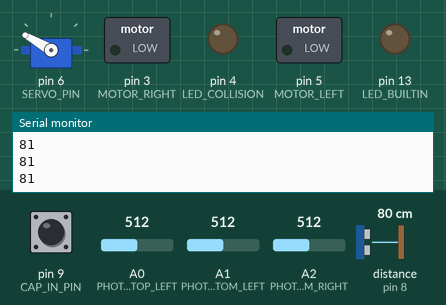
Simulated run of this sketch. Board: Arduino Nano, built with avr-gcc and run on an emulated ATmega328P. On the bench: servo, switched loads named in the sketch (green lamp = pin HIGH), output pins drawn as LEDs (lit = HIGH), the last lines printed to the serial monitor. The test bench sets the inputs (shaded band); at power-on: distance to the obstacle (sensor on pin 8) 80 cm, A2 (PHOTODIODE_BOTTOM_RIGHT) = 512, A0 (PHOTODIODE_TOP_LEFT) = 512, pin 9 (CAP_IN_PIN) HIGH, A1 (PHOTODIODE_BOTTOM_LEFT) = 512. The echo pulse lasts 58.3 µs per cm.

Above: at 1.2 s.
1.3 s: distance to the obstacle (sensor on pin 8) set to 9 cm
2.8 s: distance to the obstacle (sensor on pin 8) set to 6 cm
At 4.0 s:
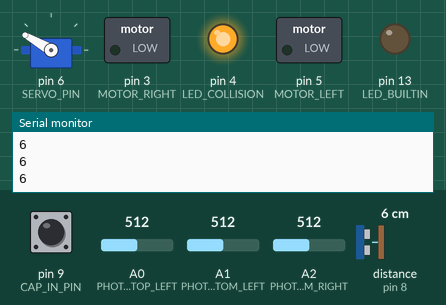
4.3 s: distance to the obstacle (sensor on pin 8) set to 18 cm
At 5.1 s:
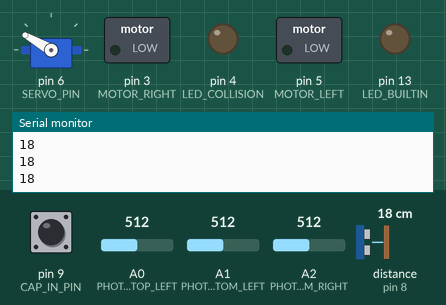
5.8 s: A2 (PHOTODIODE_BOTTOM_RIGHT) set to 530
7.3 s: A2 (PHOTODIODE_BOTTOM_RIGHT) set to 558
At 7.7 s:
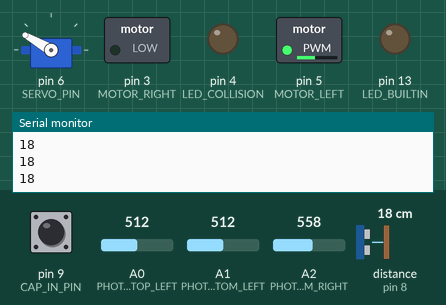
8.8 s: A0 (PHOTODIODE_TOP_LEFT) set to 528
10.3 s: A0 (PHOTODIODE_TOP_LEFT) set to 551
At 10.8 s:
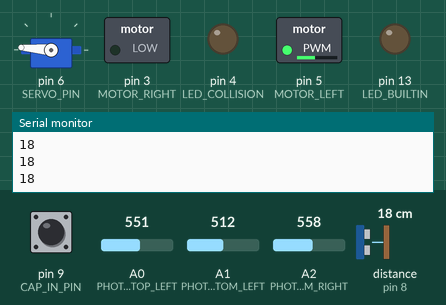
Timing chart, 0 to 12.8 s (numbered marks = the images above; inputs shaded):
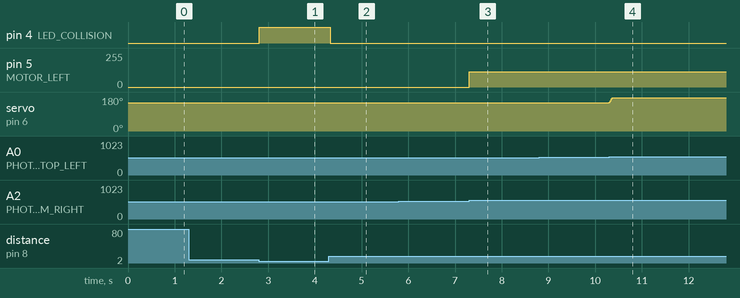

The sketch:

lightTrackingRobot.ino
```cpp
/**
 * @file lightTrackingRobot.ino
 * @brief	Launches the lightTrackingRobot program.
 *
 * This file is part of the lightTrackingRobotProject for the BYU ECEN240 course.
 *
 * @author	Wesley Campbell
 * @date 	2026-01-15
 * @version	v1.0.1
 */

#include "includes.h"

void setup() {
  initPins();

  initSerialComm();

  initServo();
}

void loop() {
  RobotDetection();

  RobotPlanning();

  RobotAction();
}
```

capacitive_touch.h
```cpp
/**
 * @file capacitive_touch.h
 *
 * @brief Contains functions that deal with sensing capacitive touch.
 *
 * @author Wesley Campbell
 * @date 2026-03-13
 * @version 1.0.0
 */

#ifndef __CAPACITIVE_TOUCH_H__
#define __CAPACITIVE_TOUCH_H__

#include "includes.h"
#include <CapacitiveSensor.h>

#define CAP_OUT_PIN         7
#define CAP_IN_PIN  9
#define CAP_SENSOR_SAMPLES 40
#define CAP_SENSOR_TAU_THRESHOLD 300

enum CAP_STATE {CAP_WAITING, CAP_PRESSED, CAP_RELEASED};

/**
 * This function will compute the tau transient value of the capacitive sensor.
 *
 * @return tau
 */
long computeTau();

/**
 * This function will determine if there is currently a capacitive touch on the sensor.
 *
 * @return true if touch detected, false otherwise
 */
bool detectCapTouch();


#endif
```

communicate.h
```cpp
/**
 * @file communicate.h
 *
 * @brief Contains methods usefull for sending information across the Serial Port
 *
 * Part of the lightTrackingRobot project for the BYU ECEN240 course.
 *
 * @author 	Wesley Campbell
 * @date 	2026-01-21
 * @version	1.0.1
 */


#ifndef __COMMUNICATE_H__
#define __COMMUNICATE_H__

#include "includes.h"
#include "robot_states.h"

#define SENSOR_DATA_BLOB_HEADER 0xAA
#define ACTION_DATA_BLOB_HEADER 0xBB
#define PIN_DATA_BLOB_HEADER 0xCC

#define DATA_BLOB_DATA_TYPE uint64_t
#define DATA_BLOB_DATA_SIZE (sizeof(DATA_BLOB_DATA_TYPE))

#define COMM_STATUS uint8_t
#define COMM_STATUS_OK 0
#define COMM_STATUS_FAIL 1
#define STATUS_DATA_BLOB_FILLED 2

#define NEW_DATA_BLOB() (struct dataBlob*)malloc(sizeof(struct dataBlob))


/*
 * @brief A structure used to form binary large objects
 */
struct dataBlob {
	DATA_BLOB_DATA_TYPE dataBlob;
	uint8_t header;
	uint8_t dataUsed;
};

/*
 * @brief Creates a new, empty dataBlob
 *
 * @return dataBlob*. Must free when done
 */
void initializeBlob(struct dataBlob* blob);

/*
 * @brief Creates a new, empty dataBlob
 *
 * @return dataBlob*. Must free when done
 */
struct dataBlob* newActionDataBlob();

/*
 * @brief Creates a new, empty dataBlob
 *
 * @return dataBlob*. Must free when done
 */
struct dataBlob* newSensorDataBlob();

/*
 * @brief Creates a new, empty dataBlob
 *
 * @return dataBlob*. Must free when done
 */
struct dataBlob* newPinDataBlob();

/*
 * @brief Marshalls a byte of data into the next open position in a dataBlob object
 *
 * @param dataBlob A pointer to the dataBlob
 * @param data The byte of data
 *
 * @return A status code indicating success or failure
 */
COMM_STATUS dataMarshall_uint8(struct dataBlob* dataBlob, uint8_t data);

/*
 * @brief Marshalls two bytes of data into the next open position in a dataBlob object
 *
 * @param dataBlob A pointer to the dataBlob
 * @param data The two bytes of data
 *
 * @return A status code indicating success or failure
 */
COMM_STATUS dataMarshall_uint16(struct dataBlob* dataBlob, uint8_t data);

/*
 * @brief Marshalls a four-bit float value into the next open position in a dataBlob object
 *
 * @param dataBlob A pointer to the dataBlob
 * @param data The float to marshall
 *
 * @return A status code indicating success or failure
 */
COMM_STATUS dataMarshall_float(struct dataBlob* dataBlob, float data);

/*
 * @brief Sends marshelled data held within a dataBlob object
 *
 * @param dataBlob* A pointer to the dataBlob
 *
 * @return A status code indicating success or failure
 */
COMM_STATUS sendMarshalledData(struct dataBlob* dataBlob);

/**
 * @brief Marshalls analogPin data and sends it down the wire.
 *
 * @param pin The pin being read
 * @param data The data to send over the wire
 *
 * @return Status code indicating success or failure.
 */
COMM_STATUS sendPinData(uint8_t pin, float data);

/*
 * @brief a shorter version of Serial.println.
 *
 * @param msg A pointer to the string mesage
 */
void println(char* msg);

/*
 * @brief A shorter version of Serial.print
 *
 * @param msg A pointer to the string mesage
 */
void print(char* msg);

/*
 * @brief Prints a new line on the Serial appended with "DEBUG: "
 *
 * @param msg A pointer to the string mesage
 */
void debug(char* msg);

/*
 * @brief sends the robot data found within a detectionDataStruct down the wire
 *
 * @param data* The pointer to the data struct
 */
void printRobotData(detectionDataStruct* data);

/*
 * @brief Sends the current robot action states the wire.
 *
 * @param actions* A pointer to the robot's actionStateStruct
 */
void printRobotActions(actionStateStruct* actions);

/*
 * @brief Sends both the robot's data and action states down the wire
 *
 * @param data* A pointer to the robot's data struct
 * @param actions* A pointer to the robot's action struct
 */
void printRobotState(detectionDataStruct* data, actionStateStruct* actions);

#endif  // __COMMUNICATE_H__
```

includes.h
```cpp
/**
 * @brief	The standard includes necessary for each file in the project
 *
 * This file is a part of the lightTrackingRobot project for the BYU ECEN240 course.
 *
 * @author	Wesley Campbell
 * @date 	2026-01-15
 * @version	v1.0.1
 */

#ifndef __INCLUDES_H__
#define __INCLUDES_H__

#include <stdint.h>
#include <stdio.h>
#include <string.h>
#include <stdlib.h>
#include <Arduino.h>
#include <Servo.h>
#include <NewPing.h>

#include "params.h"
#include "robot_states.h"
#include "init.h"
#include "communicate.h"
#include "capacitive_touch.h"
#include "lightDirection.h"

#endif  // __INCLUDES_H__
```

init.h
```cpp
/**
 * @file	init.h
 * @brief	Provides functions that allow the initialization of the robot
 *
 * Part of the lightTrackingRobot project for the BYU ECEN240 course.
 *
 * @author	Wesley Campbell
 * @date	2026-01-16
 * @version v1.0.0
 */

#ifndef __INIT_H__
#define __INIT_H__

#include "includes.h"

extern NewPing sonarSensor;

/**
 * @brief 	Sets the pinMode for all pins used in the robot
 */
void initPins();

/**
 * @brief	Initializes the serial port
 */
void initSerialComm();

/**
 * @brief	Initializes the servo motor
 */
void initServo();

#endif  // __INIT_H__
```

lightDirection.h
```cpp
/*
 * @file lightDirection.h
 *
 * Contains methods for determining the direction of light using an array
 * of photodiodes.
 *
 * @author Wesley Campbell
 * @date 2026-03-30
 * @version v1.0.0
 */

#ifndef __lightDirection_h__
#define __lightDirection_h__

#include "includes.h"

#define PHOTODIODE_VOLTAGE_LIMIT 2.7

#define LIGHT_DOWN 0X0001
#define LIGHT_UP 0X0010
#define LIGHT_RIGHT 0X0100
#define LIGHT_LEFT 0X1000
typedef uint16_t LIGHT_DIR;

/**
 * Determines if light is detected on a photodiode pin
 *
 * @return true if light is detected, false otherwise
 */
bool isLight(int pin);

/**
 * Reads all photodiodes in the array and calculates the
 * direction of the light
 *
 * @return A collection of direction flags
 */
LIGHT_DIR detectLightDirection();

#endif  // __lightDirection_h__
```

params.h
```cpp
/**
 * @file	params.h
 * @brief	Defines global paramaters for the lightTrackingRobot project.
 *
 * In this file are defined all the global-level parameters and variables used to control
 * functionality of the robot. This includes pin definitions, definitions of robot states,
 * voltage thresholds, etc.
 *
 * This file is part of the lightTrackingRobot project for the BYU ECEN240 course.
 *
 * @author	Wesley Campbell
 * @date	2026-01-15
 * @version	v1.0.2
 **/

//======================== PIN DECLARATIONS ===============================

#ifndef __PARAMS_H__
#define __PARAMS_H__

// #define DEBUG_MODE true

// Button input pins
#define BUTTON_COLLISION   A6

// LED output pins
#define LED_COLLISION	4

// Motor output pins
#define MOTOR_LEFT 5
#define MOTOR_RIGHT 3

// Photodiode input pins
#define PHOTODIODE_TOP_LEFT A0
#define PHOTODIODE_BOTTOM_LEFT A1
#define PHOTODIODE_BOTTOM_RIGHT A2
#define PHOTODIODE_TOP_RIGHT A3

// Ultrasonic input pin
#define ULTRASONIC_TRIGGER_PIN 10
#define ULTRASONIC_ECHO_PIN 8

// Servo output pin
#define SERVO_PIN 6
#define SERVO_ANGLE_MIN 95
#define SERVO_ANGLE_MAX 175
#define SERVO_ANGLE_START 150
#define SERVO_ANGLE_DELTA 2

// ======================= SAMPLING PARAMETERS =============================

// The voltage threshold at which a button is pressed
#define BUTTON_VTHRESHOLD 3.5

#define VOLTAGE_MAX 5.10
#define SENSOR_MAX_OUT 1024

// The max distance to consider for the ultrasonic sensor.
#define ULTRASONIC_MAX_DIST 200
#define COLLISION_DISTANCE 7

#endif  // __PARAMS_H__
```

robot_states.h
```cpp
/**
 * @file	robot_states.h
 * @brief	Robot state functionality and configuration.
 *
 * Robot states are defined as well as the functions that are used to calculate or
 * manage state control and functionality.
 * The robot itself will have three distinct phases that it will move through:
 * 		1. Detection
 * 		2. Planning
 * 		3. Action
 * Each of these states will have its own actions and logical flows, which are
 * defined in this file
 *
 * This file is part of the lightTrackingRobot project for the BYU ECEN240 project.
 *
 * @author	Wesley Campbell
 * @date	2026-01-15
 * @version v1.0.4
 **/

#ifndef __ROBOT_STATES_H__
#define __ROBOT_STATES_H__

#include "includes.h"
#include <stdint.h>

//========================== STATE DEFINITIONS =====================================

// Detection phases
#define DETECTION_FALSE	0
#define DETECTION_TRUE 	1

// Collision Phases
#define COLLISION_ACTIVE	1
#define COLLISION_INACTIVE 	0

// Driving Phases
#define DRIVE_STOP      0x00
#define DRIVE_LEFT      0x01
#define DRIVE_RIGHT     0x10
#define DRIVE_STRAIGHT  0x11

// Servo Movement Phases
#define SERVO_MOVE_STOP   0x00
#define SERVO_MOVE_UP	  0x01
#define SERVO_MOVE_DOWN   0x10
#define SERVO_MOVE_UP_DOWN  (SERVO_MOVE_UP | SERVO_MOVE_DOWN)

enum BATTERY_LEVEL {BATTERY_DEAD, BATTERY_LOW, BATTERY_MED, BATTERY_HIGH};

enum ROBOT_SPEED {STOPPED=0, SLOW=(int)(0.45*255), MEDIUM=(int)(0.75*255), FAST=255};

// I notice the right motor pulls more with the same PWM
#define RIGHT_MOTOR_BALANCE_FACTOR 20

// ========================== STATE TRACKING VARIABLES ===============================

/*
 * @brief Struct used for storing robot data
 */
typedef struct _detectionDataStruct {
	struct {
		uint8_t right;
		uint8_t left;
		uint8_t up;
		uint8_t down;
	} lightDetected;
	uint8_t collisionDetected;
	uint8_t capacitiveTouchDetected;
} detectionDataStruct;

/*
 * @brief Struct used for storing robot action states
 */
typedef struct _actionStateStruct {
	uint8_t Collision;
	uint8_t Drive;
	uint8_t Servo;
} actionStateStruct;

#define NEW_DETECTION_DATA_STRUCT detectionDataStruct { \
										.lightDetected = { \
											.right = DETECTION_FALSE, \
											.left = DETECTION_FALSE, \
											.up = DETECTION_FALSE, \
											.down = DETECTION_FALSE, \
										}, \
										.collisionDetected = DETECTION_FALSE, \
										.capacitiveTouchDetected = DETECTION_FALSE, \
									}

#define NEW_ACTION_STATE_STRUCT actionStateStruct { \
									.Collision = COLLISION_INACTIVE, \
									.Drive = DRIVE_STOP, \
									.Servo = SERVO_MOVE_STOP, \
								}

// ========================== DETECTION STATE FUNCTIONS =============================

/**
 * @brief	Manages the **Detection phase** of the robot.
 *
 * Will poll all of the sensors, collecting and storing all the necessary data
 * into the data tracking variables.
 **/
void RobotDetection();

/**
 * @brief	Returns the voltage of a given pin value.
 *
 * @param uint8_t pin : the pin to read
 *
 * @return float : the voltage value
 **/
float readPinVoltage(uint8_t pin);

/**
 * @brief	Reads the pin connected to the battery and determines the its voltage.
 *
 * Sets a global flag.
 */
void readBatteryVoltage();

/**
 * @brief	Checks to see if a given button is pressed.
 *
 * @param uint8_t button_pin : the pin of the button to be read
 *
 * @return bool : true if pressed, false otherwise
 **/
bool buttonPushed(uint8_t button_pin);

/**
 * @brief	Checks to see if there is an obstacle in front of robot.
 *
 * Checks the ultrasonic sensor to see if path forward is blocked by an object.
 *
 * @return bool : true if object detected, false otherwise
 **/
bool detectCollision();

// ========================== PLANING STATE FUNCTIONS ==============================

/**
 * @brief	Manages the **Planning Phase** of the robot.
 *
 * Will assign actions based on data collected during the *detection* phase.
 **/
void RobotPlanning();


/**
 * @brief	State machine for managing a detected collision.
 *
 * Sets action flag based upon current collision state:
 *    Collision Detected: stop the robot
 *    No collision detected: keep going
 */
void fsmCollisionDetection();

/**
 * @brief	State machine for managing robot steering control
 *
 * Sets movement action flag based upon current light detection:
 *     If light is left: move left
 *     If light is right: move right
 *     If light is ahead: move straight.
 **/
void fsmSteerRobot();

/**
 * @brief	State machine for managing servo movement control
 *
 * Sets servo movement flags based upon the current light detection.
 *     If light is up: move servo up
 *     If light is down: move servo down
 *     If light is ahead: do nothing
 */
void fsmServoMovement();

/**
 * @brief	State machine for managing battery indicator LEDS. If the battery is high, will set the flag to enable all three LEDS. If it is dead, the flag to turn off all three leds will be set.
 */
void fsmBatteryVoltage();

/**
 * @brief	State machine for managing the capacitive sensor control
 */
void fsmCapacitiveTouch();


// ============================= ACTION STATE FUNCTIONS ======================================

/**
 * @brief	Manages the **Action Phase** of the robot.
 *
 * Based upon the action flags set during the planning phase, this phase will
 * undertake the cooresponding actions.
 */
void RobotAction();

/**
 * Sends meaningful data over the wire for debugging purposes.
 */
void debugRobotState();

/**
 * @brief	Handles collision execution logic
 *
 * Sets the collision LED.
 *
 * @return status code if collision detected, 0 otherwise.
 */
void handleDriveAction();

/**
 * @brief	Handles collision execution logic
 *
 * Sets the collision LED.
 *
 * @return status code if collision detected, 0 otherwise.
 */
void handleCollisionAction();

/**
 * @brief	Moves the servo motor.
 *
 * Will move the servo motor up or down, based upon the condition flags set.
 */
void handleServoAction();

/**
 * @brief	Updates the battery LEDS to indicate charge level.
 */
void handleBatteryLEDAction();

/**
 * @brief	Will control the motors to drive in desired direction
 *
 */
void driveControl();

/**
 * @brief 	Will toggle the motor speed to the next option
 */
void toggleRobotSpeed();

/**
 * @brief Will trigger the toggle-speed option
 */
void handleCapacitiveTouchAction();

/**
 * @brief	Toggles LED lights
 */
void toggleLEDs();

/**
 * @brief 	Turns on an LED
 *
 * @param 	uint8_t ledPin : the pin of the LED to turn on
 */
void activateLED(uint8_t ledPin);

/**
 * @brief 	Turns of an LED
 *
 * @param 	uint8_t ledPin : the pin of the LED to disable
 */
void disableLED(uint8_t ledPin);

#endif  // __ROBOT_STATES_H__
```

capacitive_touch.cpp
```cpp
/**
 * @file capacitive_touch.cpp
 *
 * @brief Contains functions that deal with sensing capacitive touch.
 *
 * @author Wesley Campbell
 * @date 2026-03-13
 * @version 1.0.0
 */

#include "capacitive_touch.h"

long computeTau() {
	static CapacitiveSensor sensor = CapacitiveSensor(CAP_OUT_PIN, CAP_IN_PIN);
	long tau = sensor.capacitiveSensor(CAP_SENSOR_SAMPLES);

	return tau;
}

bool detectCapTouch() {
	long tau = computeTau();

	if (tau > CAP_SENSOR_TAU_THRESHOLD)
		return true;
	return false;
}
```

init.cpp
```cpp
/**
 * @file 	init.cpp
 * @brief	Implemenation of functions defined in init.h
 *
 * Initializes all process and hardware requred for robot function.
 *
 * This file is part of the lightTrackingRobot project for the BYU ECEN240 course.
 *
 * @author 	Wesley Campbell
 * @date 	2026-01-16
 * @version	v1.0.3
 */

#include "init.h"
#include "capacitive_touch.h"
#include "params.h"

Servo servo;
int servoAngle;

NewPing sonarSensor(ULTRASONIC_TRIGGER_PIN, ULTRASONIC_ECHO_PIN, ULTRASONIC_MAX_DIST);

void initPins() {
	// Input pins
	pinMode(BUTTON_COLLISION, INPUT);

	pinMode(MOTOR_LEFT, OUTPUT);
	pinMode(MOTOR_RIGHT, OUTPUT);

	pinMode(LED_COLLISION, OUTPUT);
	pinMode(LED_BUILTIN, OUTPUT);

	pinMode(CAP_OUT_PIN, OUTPUT);
	pinMode(CAP_IN_PIN, INPUT);

	pinMode(PHOTODIODE_TOP_LEFT, INPUT);
	pinMode(PHOTODIODE_BOTTOM_LEFT, INPUT);
	pinMode(PHOTODIODE_BOTTOM_RIGHT, INPUT);
	pinMode(PHOTODIODE_TOP_RIGHT, INPUT);

	// pinMode(ULTRASONIC_TRIGGER_PIN, OUTPUT);
	// pinMode(ULTRASONIC_ECHO_PIN, INPUT);
}

void initSerialComm() {
	// Primary serial port
	Serial.begin(9600);
}

void initServo() {
	servo.attach(SERVO_PIN);
	servo.write(SERVO_ANGLE_START);

	servoAngle = SERVO_ANGLE_START;
}
```

lightDirection.cpp
```cpp
/*
 * @file lightDirection.cpp
 *
 * Contains methods for determining the direction of light using an array
 * of photodiodes.
 *
 * @author Wesley Campbell
 * @date 2026-03-30
 * @version v1.0.0
 */

#include "lightDirection.h"

bool isLight(int pin) {
	float voltage = readPinVoltage(pin);

	return voltage >= PHOTODIODE_VOLTAGE_LIMIT;
}

LIGHT_DIR detectLightDirection() {
	bool lightTopLeft = isLight(PHOTODIODE_TOP_LEFT);
	bool lightBotLeft = isLight(PHOTODIODE_BOTTOM_LEFT);
	bool lightBotRight = isLight(PHOTODIODE_BOTTOM_RIGHT);
	bool lightTopRight = isLight(PHOTODIODE_VOLTAGE_LIMIT);

	LIGHT_DIR dir = 0x0;

	// light detected up
	if (lightTopLeft && lightTopRight)
		dir |= LIGHT_UP;
	// light detected down
	if (lightBotLeft && lightBotRight)
		dir |= LIGHT_DOWN;
	// Light detected left
	if (lightTopLeft && lightBotLeft)
		dir |= LIGHT_LEFT;
	// Light detected right
	if (lightTopRight && lightBotRight)
		dir |= LIGHT_RIGHT;

	return dir;
}
```

Source omitted: communicate.cpp (3695 bytes), robot_states.cpp (7097 bytes)

Measured:
- the behaviour switches between 8 and 7 cm on distance to the obstacle (sensor on pin 8) (found by bisection; images 0 and 1)
- the behaviour switches between 542 and 543 on A2 (PHOTODIODE_BOTTOM_RIGHT) (found by bisection; images 2 and 3)
- the behaviour switches between 542 and 543 on A0 (PHOTODIODE_TOP_LEFT) (found by bisection; images 3 and 4)
- after the input at 2.8 s, pin 4 (LED_COLLISION): LOW → HIGH at once
- after the input at 4.3 s, pin 4 (LED_COLLISION): HIGH → LOW at once
- after the input at 7.3 s, pin 5 (MOTOR_LEFT): 0/255 → 114/255 at once
- after the input at 10.3 s, servo on pin 6 (SERVO_PIN): 150° → 175° at once
